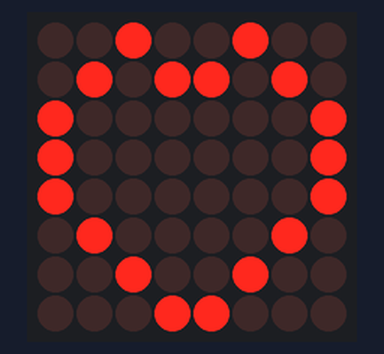
Bench run of a sketch on a simulated Arduino Uno, built with avr-gcc and run on an emulated ATmega328P. On the bench: 8×8 LED matrix.

Above: at 0.1 s.
At 1.3 s:
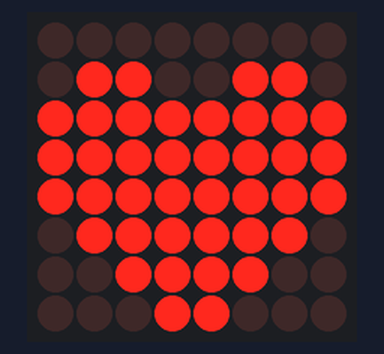

Measured:
- what the display in image 1 shows lasts 1.2 s, from 1.2 s to 2.4 s

The sketch:

AR07_heart.ino
```cpp
#include "LedControlMS.h"

#define NBR_MTX 1 //number of matrices attached is one

LedControl lc=LedControl(4,3,2, NBR_MTX);//

unsigned long delayTime=1200;  // Delay between Frames

// Put values in arrays
byte invader1a[] =
{
   B00100100,  // First frame of invader #1
   B01011010,
   B10000001,
   B10000001,
   B10000001,
   B01000010,
   B00100100,
   B00011000
};

byte invader1b[] =
{
  B00000000, // Second frame of invader #1
  B01100110,
  B11111111,
  B11111111,
  B11111111,
  B01111110,
  B00111100,
  B00011000
};

byte invader2a[] =
{
  B00100100,  // First frame of invader #1
   B01011010,
   B10000001,
   B10000001,
   B10000001,
   B01000010,
   B00100100,
   B00011000
};

byte invader2b[] =
{
  B00000000, // Second frame of invader #1
  B01100110,
  B11111111,
  B11111111,
  B11111111,
  B01111110,
  B00111100,
  B00011000
};

void setup()
{
    // Wake up displays
    lc.shutdown(0,false);
//  lc.shutdown(1,false);
    // Set intensity levels
    lc.setIntensity(0,5);
//  lc.setIntensity(1,5);
    // Clear Displays
    lc.clearDisplay(0);
//  lc.clearDisplay(1);
}


//  Take values in Arrays and Display them
void sinvader1a()
{
  for (int i = 0; i < 8; i++)
  {
    lc.setRow(0,i,invader1a[i]);
  }
}

void sinvader1b()
{
  for (int i = 0; i < 8; i++)
  {
    lc.setRow(0,i,invader1b[i]);
  }
}

//void sinvader2a()
//{
//  for (int i = 0; i < 8; i++)
//  {
//    lc.setRow(1,i,invader2a[i]);
//  }
//}
//
//void sinvader2b()
//{
//  for (int i = 0; i < 8; i++)
//  {
//    lc.setRow(1,i,invader2b[i]);
//  }
//}

void loop()
{
// Put #1 frame on both Display
    sinvader1a();
    delay(delayTime);
//    sinvader2a();
//    delay(delayTime);


// Put #2 frame on both Display
    sinvader1b();
    delay(delayTime);
//    sinvader2b();
//    delay(delayTime);

}
```
